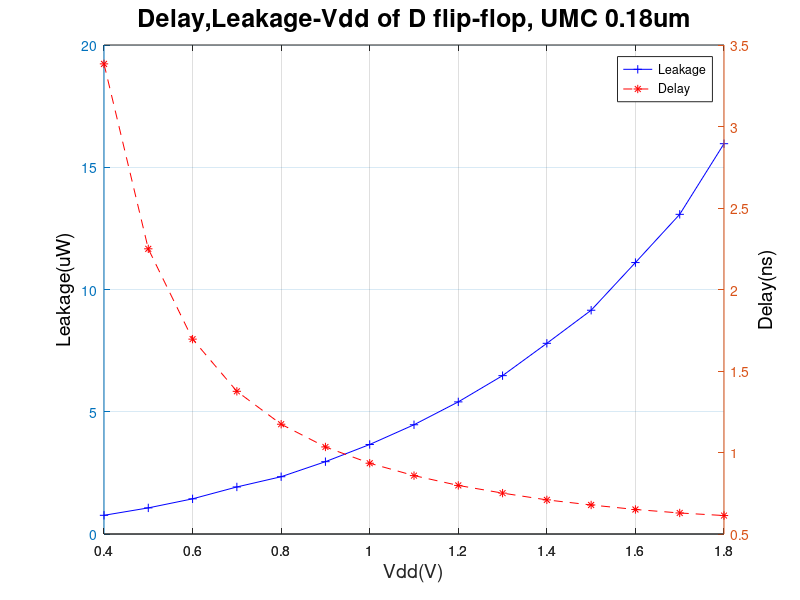
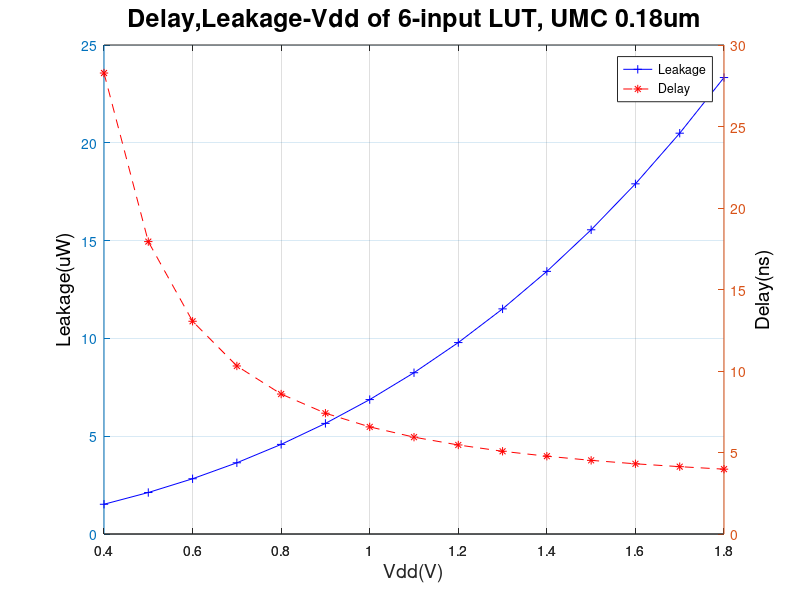
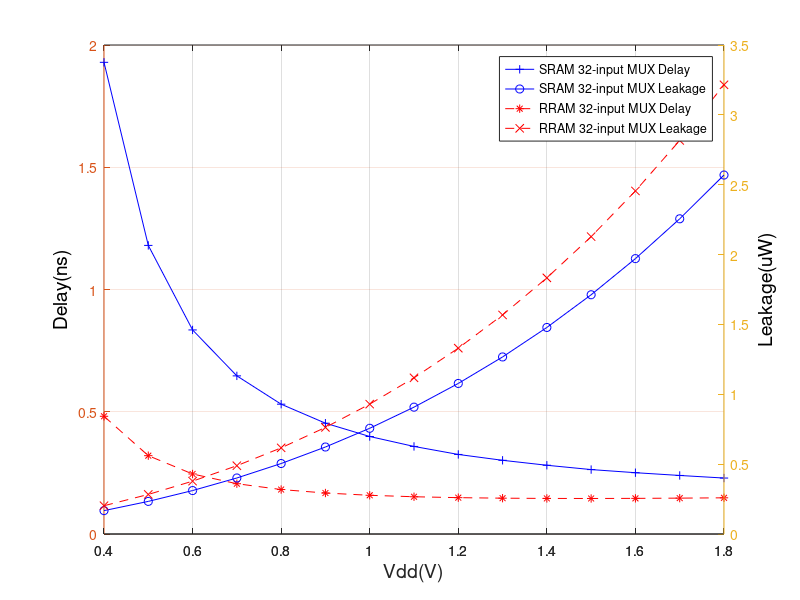
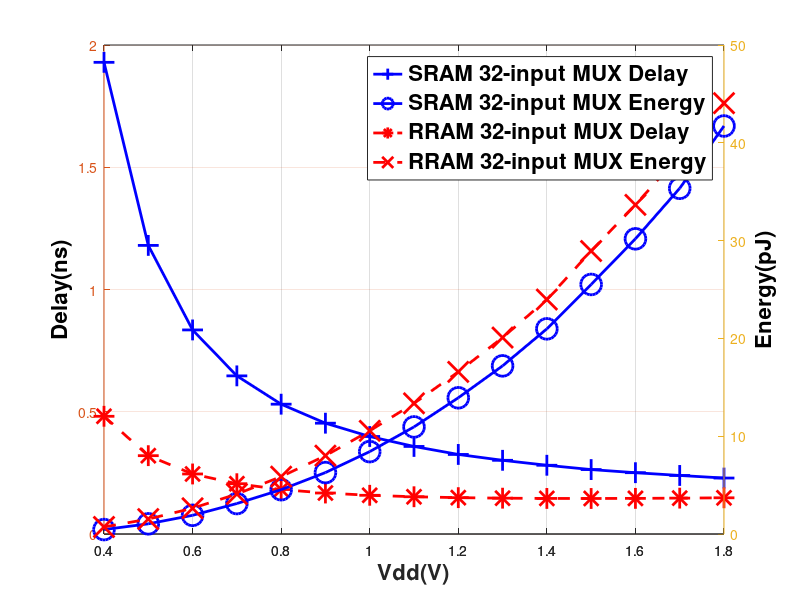

Write MATLAB code to recreate these figures, in order.
clear all
close all

dff = [ % vsp,leakage,tsu(rise),tsu(fall),delay(rise),delay(fall),dynamic_power(rise),dynamic_power(fall)
0.4,7.64695e-08,4.921875e-10,6.2109375e-10,3.2900E-10,3.4784E-10,1.86701666666667e-06,1.28605e-06;
0.5,1.06779125e-07,3.28125e-10,3.8671875e-10,2.2212E-10,2.2780E-10,4.28234e-06,3.0743625e-06;
0.6,1.4385625e-07,2.51953125e-10,2.8125e-10,1.6812E-10,1.7098E-10,8.4129e-06,5.81466e-06;
0.7,1.92435e-07,2.05078125e-10,2.28515625e-10,1.3636E-10,1.3871E-10,1.389275e-05,1.06234857142857e-05;
0.8,2.3428875e-07,1.7578125e-10,1.875e-10,1.1613E-10,1.1857E-10,2.09313333333333e-05,1.56928e-05;
0.9,2.9584625e-07,1.5234375e-10,1.640625e-10,1.0197E-10,1.0484E-10,3.04685714285714e-05,2.4568e-05;
1,3.6611e-07,1.40625e-10,1.46484375e-10,9.2026E-11,9.4803E-11,3.848e-05,3.7189375e-05;
1.1,4.4684e-07,1.2890625e-10,1.34765625e-10,8.3806E-11,8.7843E-11,5.23905714285714e-05,4.72954285714286e-05;
1.2,5.40365e-07,1.23046875e-10,1.2890625e-10,7.7724E-11,8.1882E-11,6.868575e-05,5.99675714285714e-05;
1.3,6.477125e-07,1.171875e-10,1.171875e-10,7.2780E-11,7.7380E-11,8.10352857142857e-05,7.48678571428572e-05;
1.4,7.7989625e-07,1.11328125e-10,1.11328125e-10,6.8759E-11,7.3098E-11,0.000102720125,9.7588625e-05;
1.5,9.15195e-07,1.0546875e-10,1.11328125e-10,6.5638E-11,6.9982E-11,0.0001224925,0.0001166075;
1.6,1.1102e-06,1.0546875e-10,1.0546875e-10,6.2661E-11,6.7423E-11,0.00014372125,0.0001385825;
1.7,1.30742375e-06,9.9609375e-11,9.9609375e-11,6.0438E-11,6.5361E-11,0.000174601111111111,0.000170984444444444;
1.8,1.5963575e-06,9.9609375e-11,9.9609375e-11,5.8523E-11,6.4125E-11,0.000200724444444444,0.000197355555555556;
];

lut4 = [ % vsp,delay,leakage,dynamic_power,
0.4,1.17285e-09,1.01356e-07,5.056355e-06;
0.5,7.4288e-10,1.4135e-07,1.18304e-05;
0.6,5.4145e-10,1.8828e-07,2.22232e-05;
0.7,4.2812e-10,2.4274e-07,3.68486e-05;
0.8,3.57055e-10,3.05395e-07,5.56918e-05;
0.9,3.08585e-10,3.76935e-07,7.87566e-05;
1,2.7389e-10,4.5809e-07,0.0001062637;
1.1,2.4776e-10,5.4964e-07,0.00013882;
1.2,2.27545e-10,6.52395e-07,0.00017641069;
1.3,2.11585e-10,7.67215e-07,0.00022386205;
1.4,1.99025e-10,8.95005e-07,0.0002760755;
1.5,1.88795e-10,1.03672e-06,0.00033778;
1.6,1.80275e-10,1.1933e-06,0.000404646;
1.7,1.7294e-10,1.36595e-06,0.0004820535;
1.8,1.6668e-10,1.5556e-06,0.000566615;
];

lut6 = [ % vsp,delay,leakage,dynamic_power,
0.4,2.82805e-09,1.5205e-07,9.52005e-06,
0.5,1.7939e-09,2.12055e-07,2.24943e-05,
0.6,1.30515e-09,2.82445e-07,4.2833e-05,
0.7,1.03086e-09,3.64145e-07,7.1484e-05,
0.8,8.5866e-10,4.58145e-07,0.000109226,
0.9,7.41125e-10,5.6547e-07,0.00015595,
1,6.5715e-10,6.8722e-07,0.0002122435,
1.1,5.9415e-10,8.2456e-07,0.0002792905,
1.2,5.4615e-10,9.7871e-07,0.000356125,
1.3,5.07505e-10,1.15095e-06,0.00044231,
1.4,4.77325e-10,1.34265e-06,0.000538855,
1.5,4.5179e-10,1.55525e-06,0.00064524,
1.6,4.3071e-10,1.7902e-06,0.00076304,
1.7,4.13135e-10,2.04915e-06,0.00088848,
1.8,3.9778e-10,2.33365e-06,0.001025755,
];

mux32_cmos = [%vsp,delay,leakage,dynamic_power
0.4,1.92915e-09,1.6731e-07,2.0462e-05;
0.5,1.18035e-09,2.3342e-07,4.71195e-05;
0.6,8.34635e-10,3.10955e-07,8.6461e-05;
0.7,6.4676e-10,4.0094e-07,0.000140975;
0.8,5.3095e-10,5.0445e-07,0.000204975;
0.9,4.53225e-10,6.22635e-07,0.00028428;
1,3.9877e-10,7.5668e-07,0.000381175;
1.1,3.58135e-10,9.07925e-07,0.000495445;
1.2,3.25375e-10,1.077625e-06,0.00063019;
1.3,3.0142e-10,1.267265e-06,0.000777915;
1.4,2.81145e-10,1.478335e-06,0.000949165;
1.5,2.63505e-10,1.71237e-06,0.0011546;
1.6,2.5074e-10,1.97105e-06,0.0013657;
1.7,2.39425e-10,2.2561e-06,0.0015995;
1.8,2.2886e-10,2.5693e-06,0.0018877;
];

mux32_rram = [%vsp,delay,leakage,dynamic_power
680.85,3,0.4,4.8145e-10,2.0238e-07,3.24865e-05;
851.06,3,0.5,3.20385e-10,2.8311e-07,6.90945e-05;
1021.28,3,0.6,2.45515e-10,3.7815e-07,0.000119256;
1191.49,3,0.7,2.05675e-10,4.8884e-07,0.0001848635;
1361.70,3,0.8,1.8185e-10,6.166e-07,0.0002654675;
1531.91,3,0.9,1.6764e-10,7.62955e-07,0.0003622215;
1702.13,3,1,1.58315e-10,9.2952e-07,0.0004774535;
1872.34,3,1.1,1.52365e-10,1.11795e-06,0.00060444;
2042.55,3,1.2,1.4867e-10,1.330085e-06,0.000750085;
2212.77,3,1.3,1.46515e-10,1.56786e-06,0.000908745;
2382.98,3,1.4,1.4549e-10,1.833215e-06,0.00108494;
2553.19,3,1.5,1.4527e-10,2.12833e-06,0.00130925;
2723.40,3,1.6,1.45735e-10,2.4554e-06,0.0015227;
2893.62,3,1.7,1.46715e-10,2.81685e-06,0.001752895;
3063.83,3,1.8,1.48025e-10,3.21505e-06,0.00199314;
];

% dff
figure;
%plot(dff(:,1),dff(:,2).*((dff(:,5)+dff(:,6))/2).*10e15,'b-+');
[AX,H1,H2] = plotyy(dff(:,1),dff(:,2).*10e6,dff(:,1),(dff(:,5)+dff(:,6))/2.*10e9);
hold on
set(H1,'LineStyle','-','Color','b','Marker','+');
set(H2,'LineStyle','--','Color','r','Marker','*');
set(AX,'xlim',[0.4,1.8]);
set(get(AX(1),'Ylabel'),'String','Leakage(uW)','FontSize',14,'Color','k');
set(get(AX(2),'Ylabel'),'String','Delay(ns)','FontSize',14,'Color','k');
xlabel('Vdd(V)','FontSize',14);
legend([H1,H2],{'Leakage';'Delay'});
title('Delay,Leakage-Vdd of D flip-flop, UMC 0.18um','FontSize',18)
grid on

%figure;
%plot(lut4(:,1),lut4(:,2).*lut4(:,3).*10e15,'b-+');
%[AX,H1,H2] = plotyy(lut4(:,1),lut4(:,3).*10e6,lut4(:,1),lut4(:,2).*10e9);
%hold on
%set(H1,'LineStyle','-','Color','b','Marker','+');
%set(H2,'LineStyle','--','Color','r','Marker','*');
%set(get(AX(1),'Ylabel'),'String','Leakage(uW)','FontSize',14,'Color','k');
%set(get(AX(2),'Ylabel'),'String','Delay(ns)','FontSize',14,'Color','k');
%set(AX,'xlim',[0.4,1.8]);
%xlabel('Vdd(V)','FontSize',14);
%legend([H1,H2],{'Leakage';'Delay'});
%title('Delay,Leakage-Vdd of 4-input LUT, UMC 0.18um','FontSize',18)
%grid on

figure;
[AX,H1,H2] = plotyy(lut6(:,1),lut6(:,3).*10e6,lut6(:,1),lut6(:,2).*10e9);
hold on
set(H1,'LineStyle','-','Color','b','Marker','+');
set(H2,'LineStyle','--','Color','r','Marker','*');
set(get(AX(1),'Ylabel'),'String','Leakage(uW)','FontSize',14,'Color','k');
set(get(AX(2),'Ylabel'),'String','Delay(ns)','FontSize',14,'Color','k');
set(AX,'xlim',[0.4,1.8]);
xlabel('Vdd(V)','FontSize',14);
legend([H1,H2],{'Leakage';'Delay'});
title('Delay,Leakage-Vdd of 6-input LUT, UMC 0.18um','FontSize',18)
grid on

figure;
[AX_cmos,H1_delay,H1_leakage] = plotyy(mux32_cmos(:,1),mux32_cmos(:,2).*1e9,mux32_cmos(:,1),mux32_cmos(:,3).*1e6);
hold on
[AX_rram,H2_delay,H2_leakage] = plotyy(mux32_rram(:,3),mux32_rram(:,4).*1e9,mux32_rram(:,3),mux32_rram(:,5).*1e6);
hold on
set(H1_delay,'LineStyle','-','Color','b','Marker','+');
set(H2_delay,'LineStyle','--','Color','r','Marker','*');
set(H1_leakage,'LineStyle','-','Color','b','Marker','o');
set(H2_leakage,'LineStyle','--','Color','r','Marker','x');
set(get(AX_cmos(1),'Ylabel'),'String','Delay(ns)','FontSize',14,'Color','k');
set(get(AX_cmos(2),'Ylabel'),'String','Leakage(uW)','FontSize',14,'Color','k');
set(AX_cmos,'xlim',[0.4,1.8]);
set(AX_rram,'xlim',[0.4,1.8]);
xlabel('Vdd(V)','FontSize',14);
legend([H1_delay,H1_leakage,H2_delay,H2_leakage],{'SRAM 32-input MUX Delay';'SRAM 32-input MUX Leakage';'RRAM 32-input MUX Delay';'RRAM 32-input MUX Leakage'});
%title('Delay,Leakage-Vdd of 32-input MUX, UMC 0.18um','FontSize',18)
grid on

figure;
[AX_cmos,H1_delay,H1_energy] = plotyy(mux32_cmos(:,1),mux32_cmos(:,2).*1e9,mux32_cmos(:,1),mux32_cmos(:,4).*2.21e-8*1e12);
hold on
[AX_rram,H2_delay,H2_energy] = plotyy(mux32_rram(:,3),mux32_rram(:,4).*1e9,mux32_rram(:,3),mux32_rram(:,6).*2.21e-8*1e12);
hold on
set(H1_delay,'LineStyle','-','Color','b','Marker','+','MarkerSize',15,'LineWidth',2);
set(H2_delay,'LineStyle','--','Color','r','Marker','*','MarkerSize',15,'LineWidth',2);
set(H1_energy,'LineStyle','-','Color','b','Marker','o','MarkerSize',15,'LineWidth',2);
set(H2_energy,'LineStyle','--','Color','r','Marker','x','MarkerSize',15,'LineWidth',2);
set(get(AX_cmos(1),'Ylabel'),'String','Delay(ns)','FontSize',16,'Color','k','FontWeight','bold');
set(get(AX_cmos(2),'Ylabel'),'String','Energy(pJ)','FontSize',16,'Color','k','FontWeight','bold');
set(AX_cmos,'xlim',[0.4,1.8]);
set(AX_rram,'xlim',[0.4,1.8]);
xlabel('Vdd(V)','FontSize',16,'FontWeight','bold');
legend([H1_delay,H1_energy,H2_delay,H2_energy],{'SRAM 32-input MUX Delay';'SRAM 32-input MUX Energy';'RRAM 32-input MUX Delay';'RRAM 32-input MUX Energy'},'FontSize',16,'FontWeight','bold');
%title('Delay,Leakage-Vdd of 32-input MUX, UMC 0.18um','FontSize',18)
grid on
